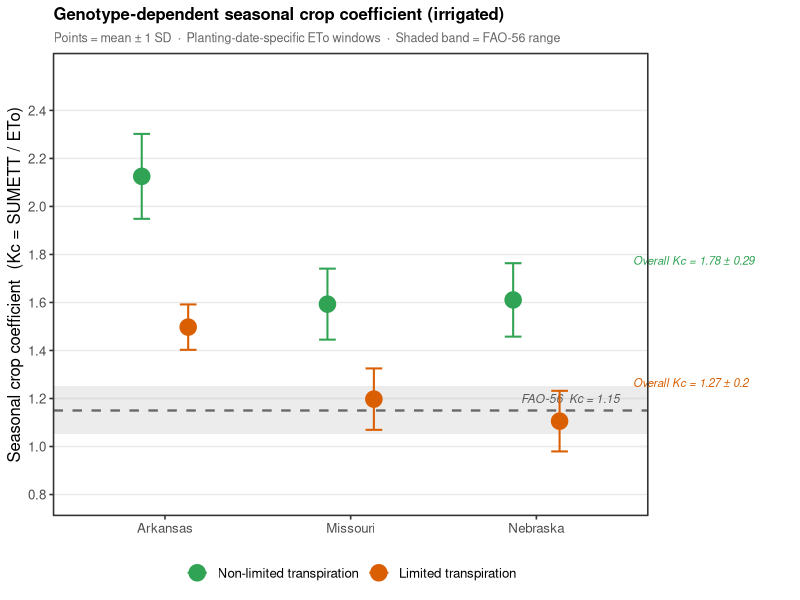
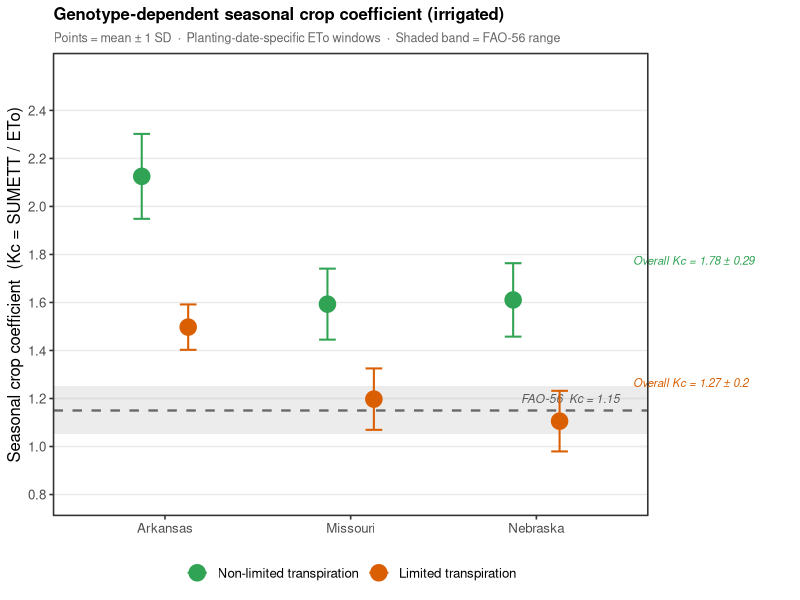

Source code (R) for these figures, in order:
## Fig 6 — Kc summary: LT vs Non-LT vs FAO-56 standard, by state

setwd("/home/user/LT-trait")
library(dplyr); library(ggplot2); library(readxl)

pdoy_eto <- read.csv("nasapower_ETo_pdoy.csv")   # cols: State, Year, Planting_date, ETo_pdoy_mm
ssm      <- read_excel("SoybeanSSM_sims2.xlsx")

d <- ssm %>%
  filter(Crop %in% c("SOYBEAN-MG4","SOYBEAN-LT1.5-MG4",
                     "SOYBEAN-LT1.5-MG3","SOYBEAN-MG3"),
         water_mgmt == "Irrigated") %>%
  mutate(
    Genotype = factor(
      ifelse(Crop %in% c("SOYBEAN-MG4","SOYBEAN-MG3"),
             "Non-limited transpiration","Limited transpiration"),
      levels = c("Non-limited transpiration","Limited transpiration")),
    State = case_when(
      grepl("AR", Manag) ~ "AR",
      grepl("MO", Manag) ~ "MO",
      grepl("NE", Manag) ~ "NE"),
    State_label = factor(
      case_when(grepl("AR",Manag) ~ "Arkansas",
                grepl("MO",Manag) ~ "Missouri",
                grepl("NE",Manag) ~ "Nebraska"),
      levels = c("Arkansas","Missouri","Nebraska"))
  ) %>%
  rename(Year = Pyear) %>%
  left_join(pdoy_eto, by = c("State","Year","Planting_date")) %>%
  filter(!is.na(ETo_pdoy_mm), !is.na(SUMETT)) %>%
  mutate(Kc = SUMETT / ETo_pdoy_mm)

## Summary: mean ± SD per genotype × state
kc_summary <- d %>%
  group_by(Genotype, State_label) %>%
  summarise(Kc_mean = mean(Kc, na.rm = TRUE),
            Kc_sd   = sd(Kc,   na.rm = TRUE),
            .groups = "drop")

## Pooled annotation
kc_pooled <- d %>%
  group_by(Genotype) %>%
  summarise(Kc_mean = mean(Kc, na.rm = TRUE),
            Kc_sd   = sd(Kc,   na.rm = TRUE),
            .groups = "drop") %>%
  mutate(label = paste0("Overall Kc = ", round(Kc_mean, 2),
                        " ± ", round(Kc_sd, 2)))

fao_kc <- 1.15

p <- ggplot(kc_summary,
            aes(x = State_label, y = Kc_mean,
                colour = Genotype, fill = Genotype)) +

  annotate("rect", xmin = -Inf, xmax = Inf,
           ymin = 1.05, ymax = 1.25, fill = "grey70", alpha = 0.25) +
  geom_hline(yintercept = fao_kc, linetype = "dashed",
             colour = "grey40", linewidth = 0.8) +
  annotate("text", x = 3.45, y = fao_kc + 0.05,
           label = "FAO-56  Kc = 1.15", size = 3,
           colour = "grey35", hjust = 1, fontface = "italic") +

  geom_errorbar(aes(ymin = Kc_mean - Kc_sd, ymax = Kc_mean + Kc_sd),
                width = 0.18, linewidth = 0.7,
                position = position_dodge(width = 0.5)) +
  geom_point(size = 5, shape = 21, stroke = 0.7,
             position = position_dodge(width = 0.5)) +

  geom_text(data = kc_pooled,
            aes(x = 3.52, y = Kc_mean, label = label, colour = Genotype),
            size = 2.9, hjust = 0, fontface = "italic",
            inherit.aes = FALSE, show.legend = FALSE) +

  scale_colour_manual(values = c("Non-limited transpiration" = "#31a354",
                                 "Limited transpiration"      = "#d95f02")) +
  scale_fill_manual(  values = c("Non-limited transpiration" = "#31a354",
                                 "Limited transpiration"      = "#d95f02")) +
  scale_y_continuous(limits = c(0.75, 2.6),
                     breaks = seq(0.8, 2.4, 0.2),
                     expand = expansion(mult = c(0.02, 0.02))) +
  scale_x_discrete() +
  coord_cartesian(clip = "off") +
  labs(x        = NULL,
       y        = "Seasonal crop coefficient  (Kc = SUMETT / ETo)",
       colour   = NULL, fill = NULL,
       title    = "Genotype-dependent seasonal crop coefficient (irrigated)",
       subtitle = "Points = mean ± 1 SD  ·  Planting-date-specific ETo windows  ·  Shaded band = FAO-56 range") +
  theme_bw(base_size = 12) +
  theme(legend.position    = "bottom",
        panel.grid.minor   = element_blank(),
        panel.grid.major.x = element_blank(),
        plot.title         = element_text(face = "bold", size = 12),
        plot.subtitle      = element_text(colour = "grey40", size = 9),
        plot.margin        = margin(5, 110, 5, 5))

ggsave("Fig_kc_summary.png",  plot = p, width = 18, height = 14,
       units = "cm", dpi = 150, bg = "white")
ggsave("Fig_kc_summary.tiff", plot = p, width = 18, height = 14,
       units = "cm", dpi = 300, compression = "lzw", bg = "white")
message("Saved: Fig_kc_summary")
